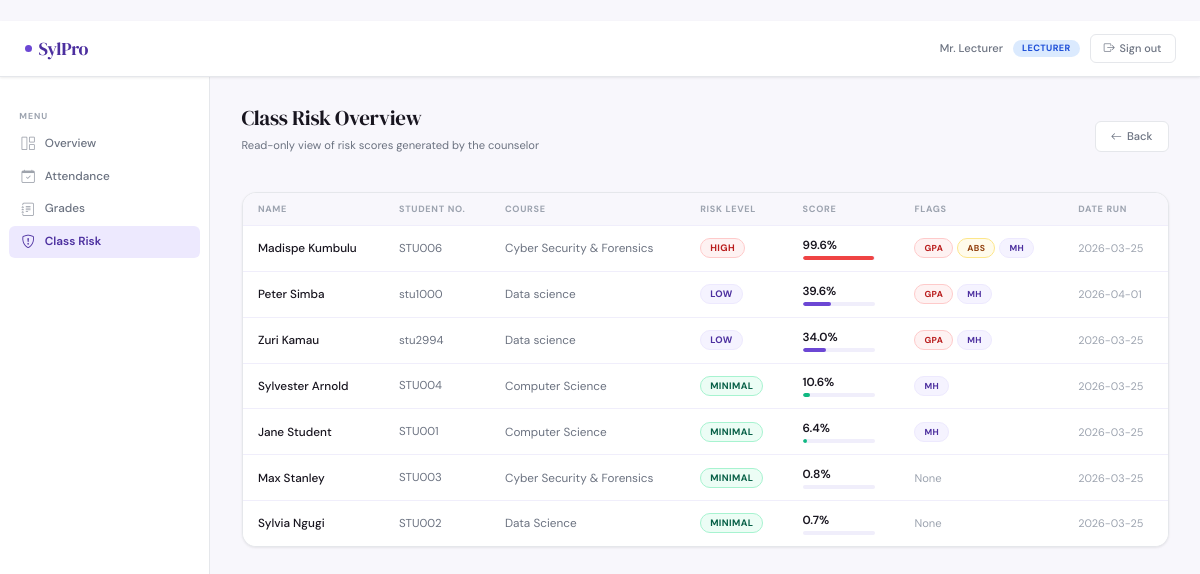
Screenshot of /lecturer/class-risk (signed in) with the database file from the repository.
### tables this page shows
CREATE TABLE users (
            id            INTEGER PRIMARY KEY AUTOINCREMENT,
            name          TEXT    NOT NULL,
            email         TEXT    NOT NULL UNIQUE,
            password_hash TEXT    NOT NULL,
            role          TEXT    NOT NULL CHECK(role IN ('admin','counselor','lecturer','student')),
            created_at    TEXT    DEFAULT (datetime('now')),
            is_active     INTEGER DEFAULT 1
        );

CREATE TABLE risk_scores (
            id             INTEGER PRIMARY KEY AUTOINCREMENT,
            student_id     INTEGER NOT NULL REFERENCES students(id),
            risk_score     REAL    NOT NULL,
            risk_level     TEXT    NOT NULL,
            conditions_met INTEGER NOT NULL,
            cond_gpa       INTEGER DEFAULT 0,
            cond_attendance INTEGER DEFAULT 0,
            cond_mh        INTEGER DEFAULT 0,
            gpa            REAL,
            attendance_rate REAL,
            mh_score       INTEGER,
            run_by         INTEGER REFERENCES users(id),
            date_run       TEXT DEFAULT (datetime('now'))
        );

CREATE TABLE students (
            id         INTEGER PRIMARY KEY AUTOINCREMENT,
            user_id    INTEGER REFERENCES users(id),
            student_no TEXT    NOT NULL UNIQUE,
            name       TEXT    NOT NULL,
            age        INTEGER,
            gender     INTEGER,   -- 0=Female, 1=Male
            course     TEXT,
            year       INTEGER,
            created_at TEXT DEFAULT (datetime('now'))
        );

### app.py (the view)
@app.route('/lecturer/class-risk')
@login_required(role='lecturer')
def lecturer_class_risk():
    return render_template('lecturer/class_risk.html',
        user=get_current_user(), scores=db.get_latest_risk_per_student())

### app.py (called while the page is built)
def login_required(role=None):
    from functools import wraps
    def decorator(f):
        @wraps(f)
        def wrapper(*args, **kwargs):
            if 'user_id' not in session:
                flash('Please log in to continue.', 'warning')
                return redirect(url_for('login'))
            if role and session.get('role') != role:
                flash('You do not have permission to access that page.', 'danger')
                return redirect(url_for('dashboard'))
            return f(*args, **kwargs)
        return wrapper
    return decorator

def get_current_user():
    if 'user_id' in session:
        return db.get_user_by_id(session['user_id'])
    return None

### database.py (called while the page is built)
def get_db():
    conn = sqlite3.connect(DB_PATH)
    conn.row_factory = sqlite3.Row
    conn.execute("PRAGMA foreign_keys = ON")
    return conn

def get_user_by_id(user_id):
    conn = get_db()
    u = conn.execute("SELECT * FROM users WHERE id=?", (user_id,)).fetchone()
    conn.close()
    return u

def get_latest_risk_per_student():
    conn = get_db()
    rows = conn.execute("""
        SELECT r.*, s.name as student_name, s.student_no, s.course, s.year
        FROM risk_scores r
        JOIN students s ON r.student_id = s.id
        WHERE r.id = (
            SELECT id FROM risk_scores r2
            WHERE r2.student_id = r.student_id
            ORDER BY date_run DESC LIMIT 1
        )
        ORDER BY r.risk_score DESC
    """).fetchall()
    conn.close()
    return rows

### templates/lecturer/class_risk.html (shortened to what this page needs)
{% extends "base.html" %}
{% block content %}
<div class="ph">
    <div class="ph-row">
        <div>
            <h1 class="ph-title">Class Risk Overview</h1>
            <p class="ph-sub">Read-only view of risk scores generated by the counselor</p>
        </div>
        <a href="{{ url_for('lecturer_dashboard') }}" class="btn btn-outline"><i class="bi bi-arrow-left"></i>Back</a>
    </div>
</div>
<div class="card">
    <div class="card-bd-0">
        <table class="table">
            <thead>
                <tr><th>Name</th><th>Student No.</th><th>Course</th><th>Risk Level</th><th>Score</th><th>Flags</th><th>Date Run</th></tr>
            </thead>
            <tbody>
            {% for s in scores %}
            <tr>
                <td style="font-weight:500">{{ s.student_name }}</td>
                <td style="color:var(--muted);font-size:.82rem">{{ s.student_no }}</td>
                <td style="color:var(--muted)">{{ s.course or '—' }}</td>
                <td><span class="rbadge rb-{{ s.risk_level }}">{{ s.risk_level }}</span></td>
                <td>
                    <div style="font-weight:600">{{ (s.risk_score * 100)|round(1) }}%</div>
                    <div class="rbar"><div class="rbar-fill rf-{{ s.risk_level }}" style="width:{{ (s.risk_score*100)|int }}%"></div></div>
                </td>
                <td>
                    <div style="display:flex;gap:4px">
                        {% if s.cond_gpa %}<span class="rbadge" style="background:#FEF2F2;color:#B91C1C;border:1px solid #FECACA;font-size:.62rem">GPA</span>{% endif %}
                        {% if s.cond_attendance %}<span class="rbadge" style="background:#FFFBEB;color:#92400E;border:1px solid #FDE68A;font-size:.62rem">ABS</span>{% endif %}
                        {% if s.cond_mh %}<span class="rbadge" style="background:var(--p50);color:var(--p700);border:1px solid var(--p100);font-size:.62rem">MH</span>{% endif %}
                        {% if not s.cond_gpa and not s.cond_attendance and not s.cond_mh %}<span style="color:var(--faint);font-size:.8rem">None</span>{% endif %}
                    </div>
                </td>
                <td style="color:var(--faint);font-size:.78rem">{{ s.date_run[:10] if s.date_run else '—' }}</td>
            </tr>
            {% else %}
            <tr><td colspan="7"><div class="empty"><i class="bi bi-shield-exclamation"></i><p>No risk scores yet. The counselor needs to run the model first.</p></div></td></tr>
            {% endfor %}
            </tbody>
        </table>
    </div>
</div>
{% endblock %}

### templates/base.html (shortened to what this page needs)
﻿<!DOCTYPE html>
<html lang="en">
<head>
    <link href="https://cdn.jsdelivr.net/npm/bootstrap@5.3.0/dist/css/bootstrap.min.css" rel="stylesheet">
    <link href="https://cdn.jsdelivr.net/npm/bootstrap-icons@1.11.0/font/bootstrap-icons.css" rel="stylesheet">
</head>
<body>
<nav class="topnav">
    <a href="{{ url_for('dashboard') }}" class="brand">
        <span class="brand-dot"></span>SylPro
    </a>
    {% if session.user_id %}
    <div class="nav-right">
        <span class="nav-name">{{ session.name }}</span>
        <span class="chip chip-{{ session.role }}">{{ session.role }}</span>
        <a href="{{ url_for('logout') }}" class="btn-signout">
            <i class="bi bi-box-arrow-right"></i>Sign out
        </a>
    </div>
    {% endif %}
</nav>
<div class="app-body">
    {% if session.user_id %}
    <aside class="sidebar d-none d-md-flex flex-column">
        <span class="sidebar-label">Menu</span>
        {% if session.role == 'admin' %}
            <a href="{{ url_for('admin_dashboard') }}" class="slink {% if request.endpoint=='admin_dashboard' %}active{% endif %}"><i class="bi bi-grid-1x2"></i>Overview</a>
            <a href="{{ url_for('admin_users') }}"     class="slink {% if request.endpoint in ['admin_users','admin_add_user'] %}active{% endif %}"><i class="bi bi-people"></i>Users</a>
            <a href="{{ url_for('admin_students') }}"  class="slink {% if request.endpoint=='admin_students' %}active{% endif %}"><i class="bi bi-person-badge"></i>Students</a>
            <a href="{{ url_for('admin_upload') }}"    class="slink {% if request.endpoint=='admin_upload' %}active{% endif %}"><i class="bi bi-cloud-upload"></i>Upload Data</a>
        {% elif session.role == 'lecturer' %}
            <a href="{{ url_for('lecturer_dashboard') }}"  class="slink {% if request.endpoint=='lecturer_dashboard' %}active{% endif %}"><i class="bi bi-grid-1x2"></i>Overview</a>
            <a href="{{ url_for('lecturer_attendance') }}" class="slink {% if request.endpoint=='lecturer_attendance' %}active{% endif %}"><i class="bi bi-calendar-check"></i>Attendance</a>
            <a href="{{ url_for('lecturer_grades') }}"     class="slink {% if request.endpoint=='lecturer_grades' %}active{% endif %}"><i class="bi bi-journal-text"></i>Grades</a>
            <a href="{{ url_for('lecturer_class_risk') }}" class="slink {% if request.endpoint=='lecturer_class_risk' %}active{% endif %}"><i class="bi bi-shield-exclamation"></i>Class Risk</a>
        {% endif %}
    </aside>
    {% endif %}
    <main class="main">
        {% block content %}{% endblock %}
    </main>
</div>

### rows the page displays
users: name "Mr. Lecturer", role "LECTURER"
risk_scores: student_name "Madispe Kumbulu", student_no "STU006", course "Cyber Security & Forensics", risk_level "HIGH", (s.risk_score*100)|round(1) "99.6", cond_gpa "GPA", cond_attendance "ABS", cond_mh "MH", date_run "2026-03-25"
risk_scores: student_name "Peter Simba", student_no "stu1000", course "Data science", risk_level "LOW", (s.risk_score*100)|round(1) "39.6", cond_gpa "GPA", cond_mh "MH", date_run "2026-04-01"
risk_scores: student_name "Zuri Kamau", student_no "stu2994", course "Data science", risk_level "LOW", (s.risk_score*100)|round(1) "34.0", cond_gpa "GPA", cond_mh "MH", date_run "2026-03-25"
risk_scores: student_name "Sylvester Arnold", student_no "STU004", course "Computer Science", risk_level "MINIMAL", (s.risk_score*100)|round(1) "10.6", cond_mh "MH", date_run "2026-03-25"
risk_scores: student_name "Jane Student", student_no "STU001", course "Computer Science", risk_level "MINIMAL", (s.risk_score*100)|round(1) "6.4", cond_mh "MH", date_run "2026-03-25"
risk_scores: student_name "Max Stanley", student_no "STU003", course "Cyber Security & Forensics", risk_level "MINIMAL", (s.risk_score*100)|round(1) "0.8", cond_gpa "None", date_run "2026-03-25"
risk_scores: student_name "Sylvia Ngugi", student_no "STU002", course "Data Science", risk_level "MINIMAL", (s.risk_score*100)|round(1) "0.7", cond_gpa "None", date_run "2026-03-25"
